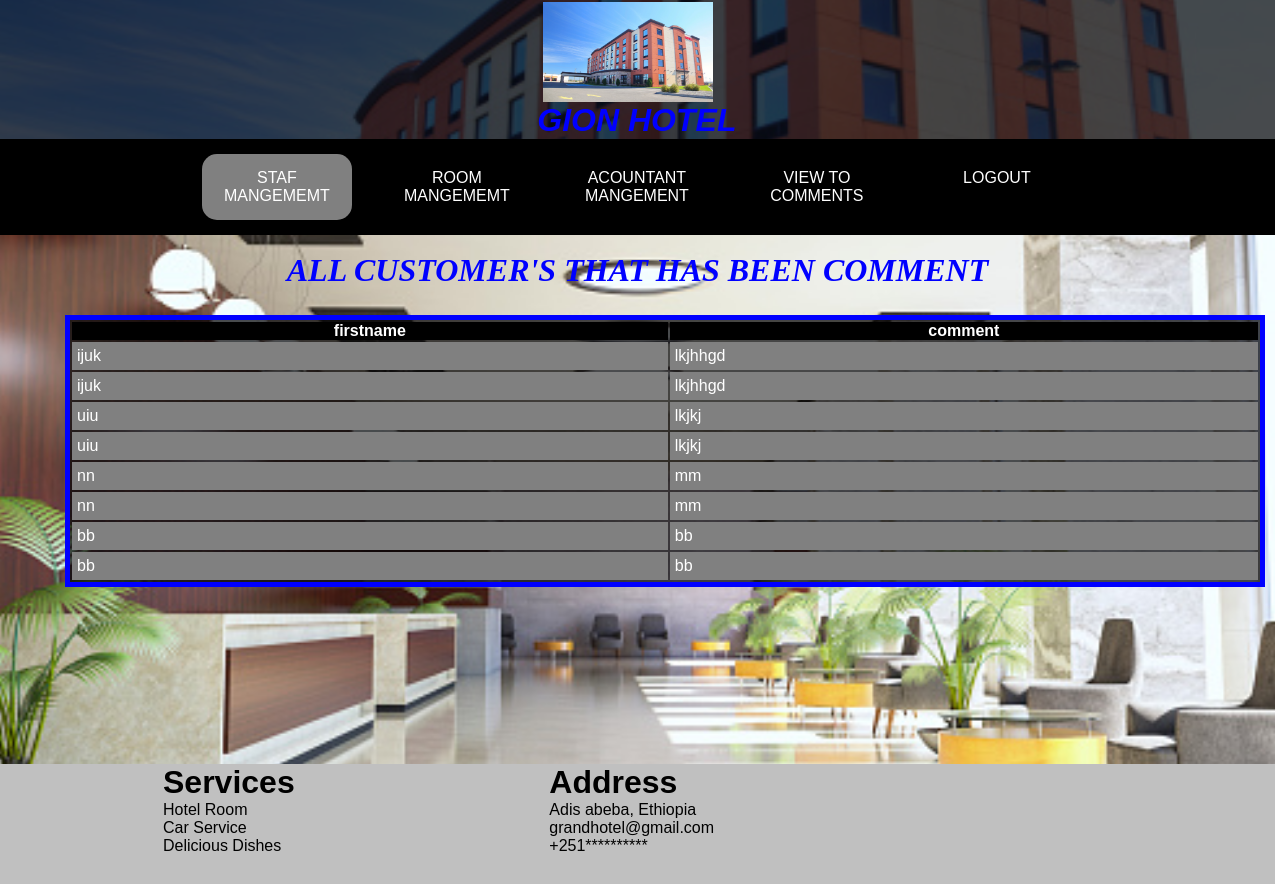
Screenshot of /commentview.php with the database file from the repository.
### tables this page shows
CREATE TABLE `comment` (
  `firstname` text NOT NULL,
  `comment` varchar(1000) NOT NULL
);

### commentview.php (the view, shortened to what this page needs)
<html>
<head>
<link rel="stylesheet" href="exter.css">
</head>
<body>
 <div class="upper_body">
        <div class="upper_body_bg">
<div class="logo">
   <img src="g7.jpg" height="150px" width="1500px">
      <h1 class = "blinking"><center>  GION  HOTEL  </center> </h1>
   </div>
<div class="menu-bar">
  <ul>
  <li class="active"><a href="">STAF MANGEMEMT</a>
	</li>
    <li><a href="roomview.php">ROOM MANGEMEMT</a>
	</li>
	<li><a href="paymentview.php"> ACOUNTANT MANGEMENT </a></li>
    <li><a href="commentview.php">VIEW TO COMMENTS</a></li>
	    <li><a href="gion.php">LOGOUT</a></li>
   </ul>
	</div></div></div>
	<div class="middle_body">
<?php
$conn=mysqli_connect('localhost','root','','hotelmanagement');
$write="select *from comment";
$read= mysqli_query($conn,$write);
?>
<div class="motto">
  <h1 align= "center" class = "blinking">ALL CUSTOMER'S THAT HAS BEEN COMMENT</h1>
        </div>
     <table>
          <tr>
              <th>firstname</th>
              <th>comment</th>
          </tr>
              <?php
                   If(mysqli_num_rows($read)>0)
                   {
                     while($row=mysqli_fetch_array($read))
                     {
                ?>
                 <tr>
                  <td><?php echo $row['firstname']; ?></td>
                  <td><?php echo $row['comment']; ?></td>
                 </tr>
                <?php
                }
                }
                else{
                    echo "no data is available";
                }
                 ?>
       </table>
   </div>
<div class="lower_body">
        <div class="lower_body_align">
            <div class="lower-1">
                <h3 class="lower-head">Services</h3>
                Hotel Room<br> Car Service<br> Delicious Dishes
            </div>
            <div class="lower-2">
                <h3 class="lower-head">Address</h3>
                Adis abeba, Ethiopia <br> grandhotel@gmail.com <br> +251**********
            </div>
        </div>
    </div>
</body>
</html>

### exter.css (style rules this page uses)
* { padding: 0; margin: 0; }
body { background-image: url('g5.jpg'); background-size: cover; background-position: center; font-family: sans-serif; }
.upper_body { background-image: url('g7.jpg'); height: 25%; width: 101%; background-position: 100%; background-repeat: no-repeat; background-size: cover; margin-top: -8px; margin-left: -7px; }
.upper_body_bg { background-color: rgba(1, 1, 3, 0.7); height: 100%; width: 100%; }
.logo img { height: 100px; width: 170px; margin-left: 550px; margin-top: 10px; }
.menu-bar { color: whitesmoke; background-color: black; text-align : center; }
.menu-bar ul { display: inline-flex; list-style: none; color: #fff; }
.menu-bar ul li { width:120px; margin: 15px; padding: 15px; }
.menu-bar ul li a { text-decoration: none; color: #fff; }
.active, .menu-bar ul li:hover { background: grey; border-radius:15px; }
.middle_body { height: 65%; }
.middle_body h1 { font-size: xx-large; }
.lower_body { height: 15%; width: 101%; margin-top: -8px; margin-left: -7px; background-color: silver; }
.lower_body_align div { float: left; width: 30%; }
.lower-1 { margin-left: 170px; }
.lower-1 h3 { font-weight: bolder; font-size: xx-large; }
.lower-2 { text-align: ; }
.lower-2 h3 { font-weight: bolder; font-size: xx-large; }
.motto { text-align: center; font-style: oblique; margin-top: 60px; font-family: cursive; color: rgb(167, 26, 26); font-weight: bolder; font-size: larger; text-decoration: blink; }
.blinking { animation: blinkingText 1.5s infinite; }
table { size:100; position: center; background: rgba(1, 1, 3, 0.7); color: white; margin-top:2%; margin-left:30%; }

### commentview.php (style rules this page uses)
body { background-color: lightgrey; }
h1 { color:blue; text-align: center; font-style:italic; }
table { border:5px solid blue; width:1200px; margin-left:65px; }
th { background-color:black; color:white; }
td { padding:5px; background-color:gray; }

### rows the page displays
comment: firstname "ijuk", comment "lkjhhgd"
comment: firstname "ijuk", comment "lkjhhgd"
comment: firstname "uiu", comment "lkjkj"
comment: firstname "uiu", comment "lkjkj"
comment: firstname "nn", comment "mm"
comment: firstname "nn", comment "mm"
comment: firstname "bb", comment "bb"
comment: firstname "bb", comment "bb"
